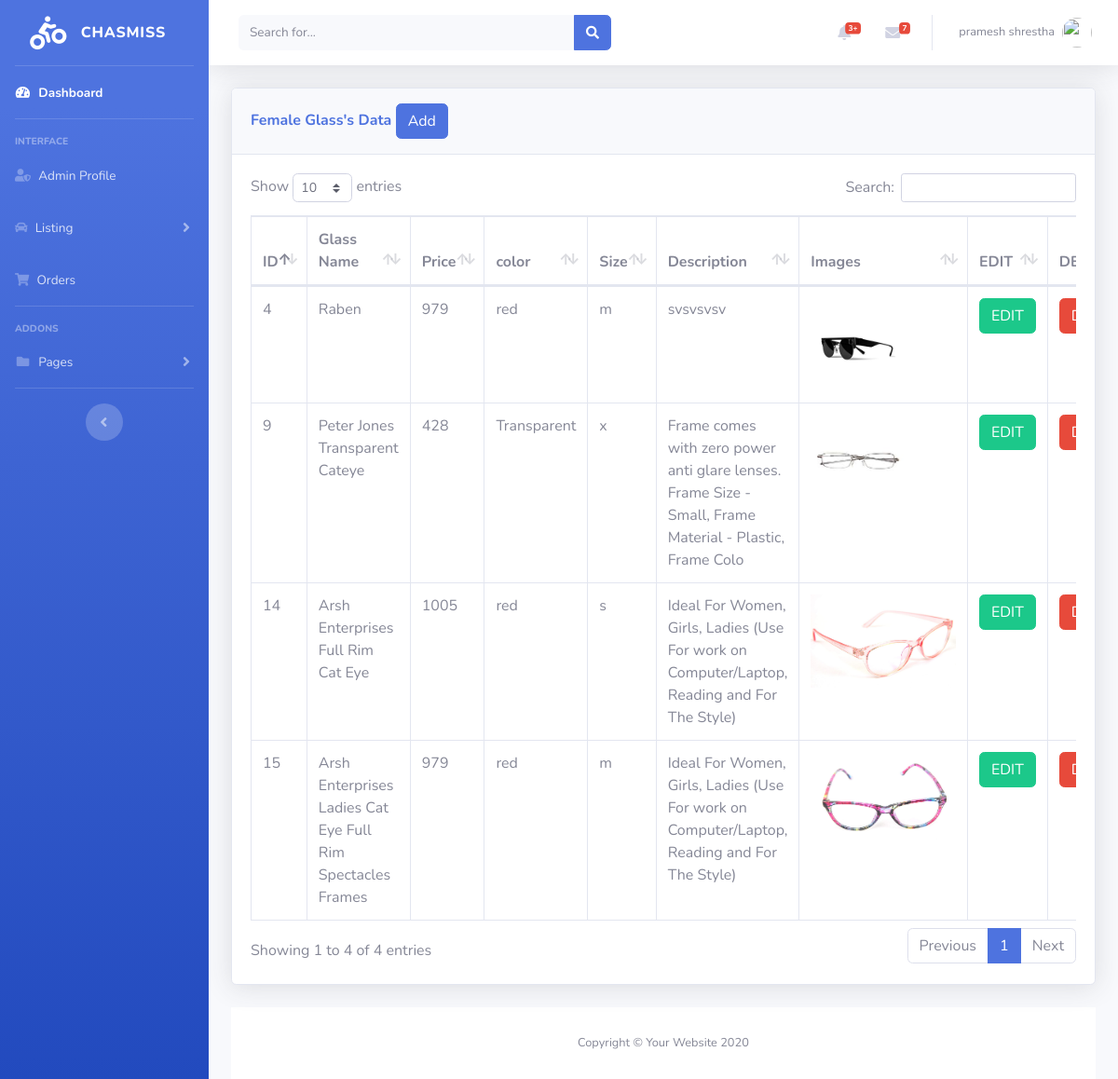
Screenshot of /admin/female-list.php (signed in) with the database file from the repository.
### tables this page shows
CREATE TABLE `glass` (
  `glass_id` int(11) NOT NULL,
  `gname` varchar(255) NOT NULL,
  `price` varchar(100) NOT NULL,
  `gender` varchar(20) NOT NULL,
  `color` varchar(25) NOT NULL,
  `size` varchar(30) NOT NULL,
  `description` varchar(255) NOT NULL,
  `image` varchar(255) NOT NULL
);

### admin/female-list.php (the view, shortened to what this page needs)
<?php
include('includes/header.php');
include('includes/navbar.php');
include('includes/database/dbconfig.php');
?>
<div class="container-fluid">
<div class="card shadow mb-4">
  <div class="card-header py-3">
    <h6 class="m-0 font-weight-bold text-primary"> Female Glass's Data
            <button type="button" class="btn btn-primary" data-toggle="modal" data-target="#addadminprofile">
              Add
            </button>
    </h6>
  </div>
  <div class="card-body">
    <div class="table-responsive">
    <?php
                $query = "SELECT * FROM glass where gender='female'";
                $query_run = mysqli_query($connection, $query);
            ?>
      <table class="table table-bordered" id="dataTable" width="100%" cellspacing="0">
        <thead>
          <tr>
          <th> ID </th>
            <th>Glass Name </th>
            <th>Price</th>
            <th>color</th>
            <th>Size</th>
            <th>Description</th>
            <th>Images</th>
            <th>EDIT </th>
            <th>DELETE </th>
          </tr>
        </thead>
        <tbody>
                    <?php
                        if(mysqli_num_rows($query_run) > 0)
                        {
                            while($row = mysqli_fetch_assoc($query_run))
                            {
                        ?>
                            <tr>
                                 <td><?php  echo $row['glass_id']; ?></td>
                                <td><?php  echo $row['gname']; ?></td>
                                <td><?php  echo $row['price']; ?></td>
                                <td><?php  echo $row['color']; ?></td>
                                <td><?php  echo $row['size']; ?></td>
                                <td><?php  echo $row['description']; ?></td>
                                <td><img src="<?php echo '../assets/images/product/all/'.$row['image']; ?>" height="100px"></td>
                                <td>
                                    <form action="female-list-edit.php" method="post">
                                        <button type="submit" name="edit_btn" class="btn btn-success"> EDIT</button>
                                    </form>
                                </td>
                                <td>
                                    <form action="female-list-code.php" method="post">
                                        <button type="submit" name="delete_btn" class="btn btn-danger"> DELETE</button>
                                    </form>
                                </td>
                            </tr>
                        <?php
                            }
                        }
                        else {
                            echo "No Record Found";
                        }
                        ?>
        </tbody>
      </table>
    </div>
  </div>
</div>
<?php
include('includes/footer.php');
?>

### admin/includes/header.php (shortened to what this page needs)
<!DOCTYPE html>
<html lang="en">
<head>
    <link href="vendor/fontawesome-free/css/all.min.css" rel="stylesheet" type="text/css">
 <link href="css/sb-admin-2.min.css" rel="stylesheet">
    <link href="vendor/fontawesome-free/css/all.min.css" rel="stylesheet" type="text/css">
    <link href="css/sb-admin-2.min.css" rel="stylesheet">
    <link href="vendor/datatables/dataTables.bootstrap4.min.css" rel="stylesheet">
</head>
<body id="page-top">
    <div id="wrapper">

### admin/includes/navbar.php (shortened to what this page needs)
   <ul class="navbar-nav bg-gradient-primary sidebar sidebar-dark accordion" id="accordionSidebar">
<a class="sidebar-brand d-flex align-items-center justify-content-center" href="index.php">
  <div class="sidebar-brand-icon rotate-n-15">
  <i class="fas fa-biking"></i>
  </div>
  <div class="sidebar-brand-text mx-3">Chasmiss <sup></sup></div>
</a>
<hr class="sidebar-divider my-0">
<li class="nav-item active">
  <a class="nav-link" href="index.php">
    <i class="fas fa-fw fa-tachometer-alt"></i>
    <span>Dashboard</span></a>
</li>
<hr class="sidebar-divider">
<div class="sidebar-heading">
  Interface
</div>
<li class="nav-item">
  <a class="nav-link" href="register.php">
    <i class="fas fa-user-shield"></i>
    <span>Admin Profile</span></a>
</li>
<li class="nav-item">
  <a class="nav-link collapsed" href="#" data-toggle="collapse" data-target="#collapseTwo" aria-expanded="true" aria-controls="collapseTwo">
    <i class="fas fa-car fa-3x"></i>
    <span>Listing</span>
  </a>
</li>
<li class="nav-item">
  <a class="nav-link" href="orders.php">
  <i class="fas fa-shopping-cart"></i>
    <span>Orders</span></a>
</li>
<hr class="sidebar-divider">
<div class="sidebar-heading">
  Addons
</div>
<li class="nav-item">
  <a class="nav-link collapsed" href="#" data-toggle="collapse" data-target="#collapsePages" aria-expanded="true" aria-controls="collapsePages">
    <i class="fas fa-fw fa-folder"></i>
    <span>Pages</span>
  </a>
</li>
<hr class="sidebar-divider d-none d-md-block">
<div class="text-center d-none d-md-inline">
  <button class="rounded-circle border-0" id="sidebarToggle"></button>
</div>
</ul>
    <div id="content-wrapper" class="d-flex flex-column">
      <div id="content">
        <nav class="navbar navbar-expand navbar-light bg-white topbar mb-4 static-top shadow">
          <form class="d-none d-sm-inline-block form-inline mr-auto ml-md-3 my-2 my-md-0 mw-100 navbar-search">
            <div class="input-group">
              <input type="text" class="form-control bg-light border-0 small" placeholder="Search for..." aria-label="Search" aria-describedby="basic-addon2">
              <div class="input-group-append">
                <button class="btn btn-primary" type="button">
                  <i class="fas fa-search fa-sm"></i>
                </button>
              </div>
            </div>
          </form>
          <ul class="navbar-nav ml-auto">
            <li class="nav-item dropdown no-arrow mx-1">
              <a class="nav-link dropdown-toggle" href="#" id="alertsDropdown" role="button" data-toggle="dropdown" aria-haspopup="true" aria-expanded="false">
                <i class="fas fa-bell fa-fw"></i>
                <span class="badge badge-danger badge-counter">3+</span>
              </a>
            </li>
            <li class="nav-item dropdown no-arrow mx-1">
              <a class="nav-link dropdown-toggle" href="#" id="messagesDropdown" role="button" data-toggle="dropdown" aria-haspopup="true" aria-expanded="false">
                <i class="fas fa-envelope fa-fw"></i>
                <span class="badge badge-danger badge-counter">7</span>
              </a>
            </li>
            <li class="nav-item dropdown no-arrow">
              <a class="nav-link dropdown-toggle" href="#" id="userDropdown" role="button" data-toggle="dropdown" aria-haspopup="true" aria-expanded="false">
                <span class="mr-2 d-none d-lg-inline text-gray-600 small">
                <?php
                         echo $_SESSION['username'];
                  ?>
                </span>
                <img class="img-profile rounded-circle" src="https://source.unsplash.com/QAB-WJcbgJk/60x60">
              </a>
            </li>
          </ul>
        </nav>

### admin/includes/footer.php
    <footer class="sticky-footer bg-white">
                <div class="container my-auto">
                    <div class="copyright text-center my-auto">
                        <span>Copyright &copy; Your Website 2020</span>
                    </div>
                </div>
            </footer>
        </div>
</body>
</html>

### rows the page displays
glass: glass_id "4", gname "Raben", price "979", color "red", size "m", description "svsvsvsv", image (picture)
glass: glass_id "9", gname "Peter Jones Transparent Cateye", price "428", color "Transparent", size "x", description "Frame comes with zero power anti glare lenses. Frame Size - Small, Frame Material - Plastic, Frame Colo", image (picture)
glass: glass_id "14", gname "Arsh Enterprises Full Rim Cat Eye", price "1005", color "red", size "s", description "Ideal For Women, Girls, Ladies (Use For work on Computer/Laptop, Reading and For The Style)", image (picture)
glass: glass_id "15", gname "Arsh Enterprises Ladies Cat Eye Full Rim Spectacles Frames", price "979", color "red", size "m", description "Ideal For Women, Girls, Ladies (Use For work on Computer/Laptop, Reading and For The Style)", image (picture)

### other values shown
$_SESSION['username'] "pramesh shrestha"
